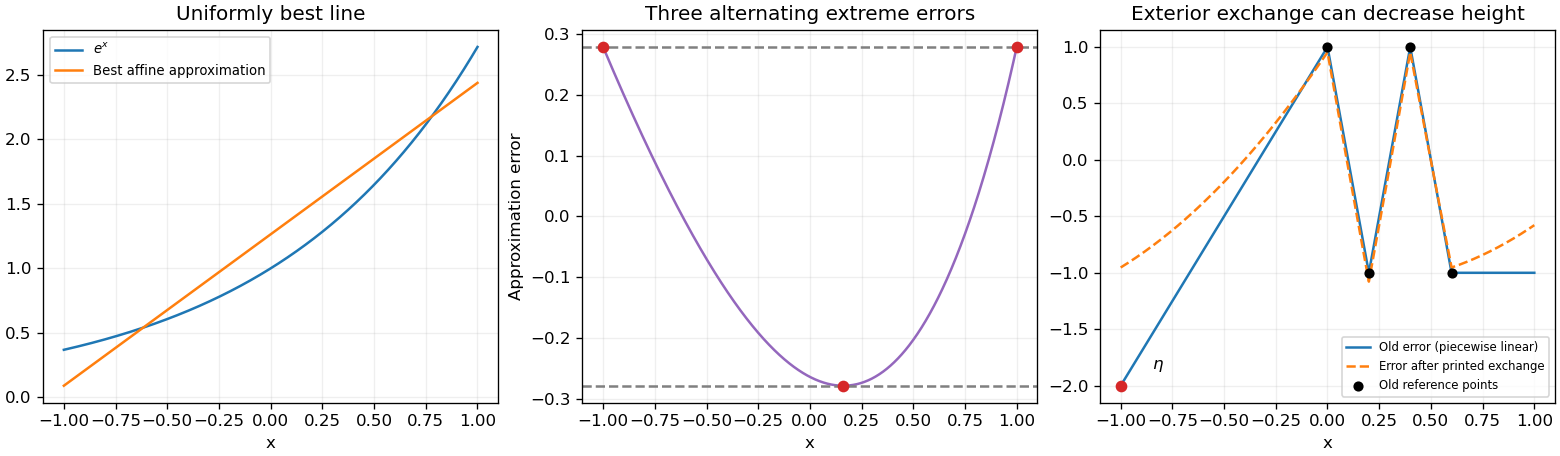

This figure's Python source:
"""Original explanatory plots; write the PNG to the working directory."""
from pathlib import Path
import numpy as np
import matplotlib
matplotlib.use('Agg')
import matplotlib.pyplot as plt


def main():
    x=np.linspace(-1,1,1001)
    a=np.sinh(1.)
    b=(np.cosh(1.)+a-a*np.log(a))/2
    err=(np.cosh(1.)-a+a*np.log(a))/2
    fig,axes=plt.subplots(1,3,figsize=(13,3.8),layout='constrained')
    axes[0].plot(x,np.exp(x),label=r'$e^x$')
    axes[0].plot(x,a*x+b,label='Best affine approximation')
    axes[0].set_title('Uniformly best line')
    axes[0].legend(fontsize=8)
    axes[1].plot(x,np.exp(x)-a*x-b,color='tab:purple')
    axes[1].axhline(err,color='0.5',ls='--')
    axes[1].axhline(-err,color='0.5',ls='--')
    nodes=np.array([-1,np.log(a),1])
    axes[1].scatter(nodes,np.exp(nodes)-a*nodes-b,color='tab:red',zorder=3)
    axes[1].set_title('Three alternating extreme errors')
    axes[1].set_ylabel('Approximation error')
    xp=np.array([-1,0,.2,.4,.6,1]);yp=np.array([-2,1,-1,1,-1,-1])
    axes[2].plot(xp,yp,label='Old error (piecewise linear)')
    q=3/64-25/32*x*(x-.4)
    axes[2].plot(x,np.interp(x,xp,yp)-q,label='Error after printed exchange',ls='--')
    ref=np.array([0,.2,.4,.6])
    axes[2].scatter(ref,[1,-1,1,-1],s=26,color='black',zorder=3,label='Old reference points')
    axes[2].scatter([-1],[-2],color='tab:red',zorder=4)
    axes[2].annotate(r'$\eta$',(-1,-2),xytext=(-.85,-1.85))
    axes[2].set_title('Exterior exchange can decrease height')
    axes[2].legend(fontsize=7,loc='lower right')
    for ax in axes:
        ax.set_xlabel('x');ax.grid(alpha=.2)
    fig.savefig(Path.cwd()/'2011-approximation-exchange.png',dpi=120,facecolor='white')
    plt.close(fig)


if __name__=='__main__':
    main()
